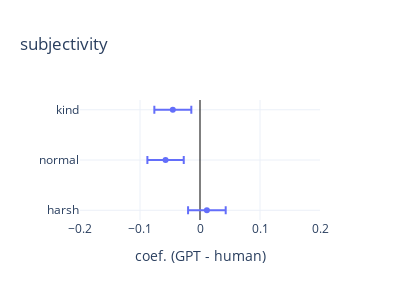

Here is the notebook cell this chart was saved with:
### Code cell
data = pd.DataFrame(result)
colors = px.colors.qualitative.Plotly

# plot line
for i, metric in enumerate(['subjectivity', 'sentiment']):
    fig = go.Figure()
    t = data.query(f'metric == "{metric}"')
    fig.add_trace(go.Scatter(y=t['tone'], x=t['coef'], mode='markers', name=tone, error_x=dict(type='data', array=t['conf_int'].apply(lambda x: x[1]-x[0])/2), marker=dict(color=colors[i])))
    fig.update_layout(template='plotly_white', width=400, height=300, title=metric)
    fig.update_xaxes(range=[-0.2, 0.2], title=f"coef. (GPT - human)", zeroline=True, zerolinewidth=1, zerolinecolor='black')
    fig.update_yaxes(categoryorder="array", categoryarray=["harsh", "normal", "kind", ])
    fig.show()

### Figure 1 — Plotly figure (JSON) as saved in the notebook; plotly's stock layout.template omitted (floating-point values rounded to 4 significant figures)
{"data": [{"error_x": {"array": [0.03082, 0.0303, 0.03135], "type": "data"}, "marker": {"color": "#636EFA"}, "mode": "markers", "name": "harsh", "type": "scatter", "x": [-0.04528, -0.05738, 0.01148], "y": ["kind", "normal", "harsh"]}], "layout": {"height": 300, "title": {"text": "subjectivity"}, "width": 400, "xaxis": {"range": [-0.2, 0.2], "title": {"text": "coef. (GPT - human)"}, "zeroline": true, "zerolinecolor": "black", "zerolinewidth": 1}, "yaxis": {"categoryarray": ["harsh", "normal", "kind"], "categoryorder": "array"}}}
